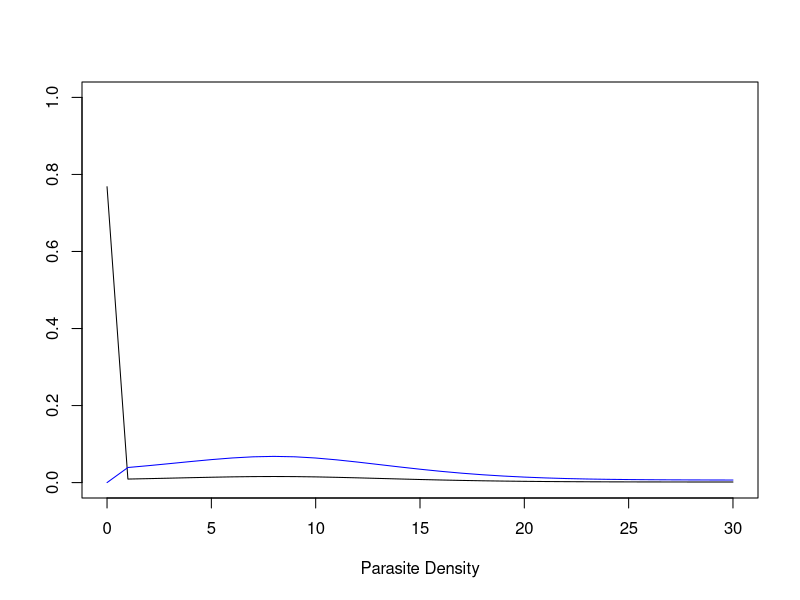
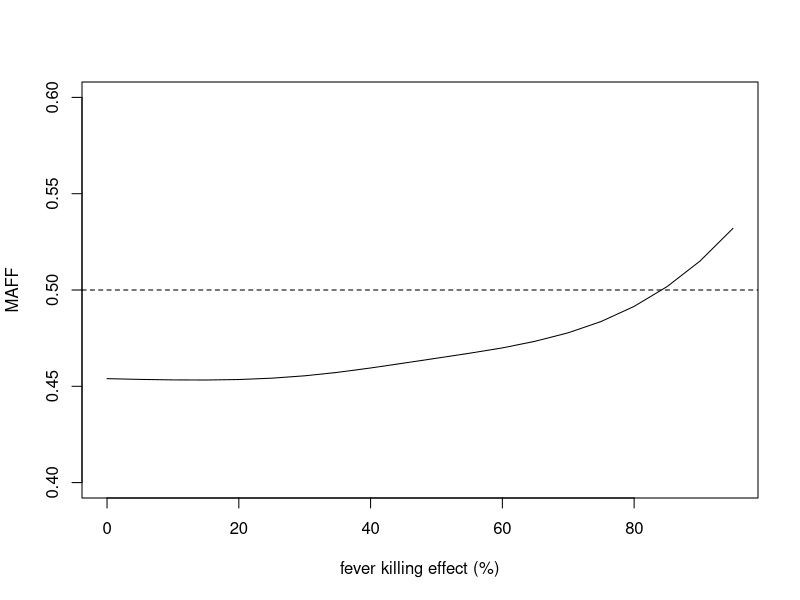

These figures' R source, in order:
library(splines)


g.alpha1=function(alpha, mat){
  alpha0=alpha[1]
  new.vec=mat%*%alpha[-1]
  phi.alpha=log(sum(exp(new.vec)))
  func.g=exp(new.vec-phi.alpha)
  func.g=as.vector(func.g)
  return(c(alpha0, (1-alpha0)*func.g))
}
g.alpha2=function(alpha,eta,d,mat){
  new.d=(d-mean(d))/sd(d)
  #new.d=d
  new.vec=mat%*%alpha+eta*new.d
  phi.alpha=log(sum(exp(new.vec)))
  func.g=exp(new.vec-phi.alpha)
  func.g=as.vector(func.g)
  return(c(0,func.g))
}

pois.err=function(x, d){
  n=length(x)
  m=length(d)
  mat=matrix(NA, nrow=n, ncol=m)
  for(i in 1:n){
    mat[i,]=dpois(x[i], lambda=d)
  }
  return(mat)
}

freq.count=function(data, x, d){
  dobs=data[,1]; yobs=data[,2]
  n=length(x)
  freq0=freq1=rep(NA, n)
  for(i in 1:(n-1)){
    freq0[i]=sum(dobs[yobs==0]>=x[i] & dobs[yobs==0]<x[i+1])
    freq1[i]=sum(dobs[yobs==1]>=x[i] & dobs[yobs==1]<x[i+1])
  }
  freq0[n]=sum(dobs[yobs==0]>x[n])
  freq1[n]=sum(dobs[yobs==1]>x[n])
  freq.mat=cbind(freq0, freq1)
  return(freq.mat)
}

penal.poisson.fke=function(par,x,d,freq.mat,mat, fke, c0){
  pois.err.mat=pois.err(x=x, d=d)
  pois.err.mat.fke=pois.err(x=x, d=d*fke)
  
  m=length(par)
  lamb=par[1]
  alpha=par[2:(m-1)]
  eta=par[m]
  
  g1=g.alpha1(alpha=alpha, mat=mat)
  g2=g.alpha2(alpha=alpha[-1], eta=eta, d=d[-1], mat=mat)
  trans.g1=pois.err.mat%*%g1
  trans.g2=pois.err.mat%*%g2
  trans.g1star=pois.err.mat.fke%*%g1
  
  freq0=freq.mat[,1]; freq1=freq.mat[,2]
  likeli.y0=sum(freq0*log(trans.g1))
  likeli.y1=sum(freq1*log(trans.g1star*(1-lamb)+trans.g2*lamb))
  likeli=likeli.y0+likeli.y1

  return(-likeli+c0*sum(abs(alpha[-1])))
}

##########################
# Data generation process:
# Sample size = 200
# P(Y^{mi}=1)=0.25 # Y^{mi} = \mathcal{M}
# P(Y^{nmi}=1)=0.2 # Y^{nmi} = \mathcal{N}
# Y^{obs}=Y^{mi}+Y^{nmi}
# P(D^{no.nmi}=0 | Y^{mi}=0) = 0.8 (q)
# Size of fever killing effect (beta)= 0.2 which means 80% fever killing effect
# True MAFF = 0.5
#############################
dataset=read.csv("simulated_dataset.csv")[,-1]
n=length(dataset[,1])

attach(dataset)
####
x.grid=sort(unique(d.obs))
theta.space=seq(0, 30, by=1)
theta.space.sub=theta.space[-1]
d.grid=theta.space

## df = number of parameters in g(x)
df=5

freq.dobs=freq.count(data=cbind(d.obs, y.obs), x=x.grid, d=d.grid)

q.mat=ns(d.grid[-1], df=df-1)
for(j in 1:length(q.mat[1,])){
  q.mat[,j]=(q.mat[,j]-mean(q.mat[,j]))/sd(q.mat[,j])
}

## When the size of fever killing effect (beta) is known. True beta is 0.2.  
t1=Sys.time()
penal.est.par=optim(rep(0.5, df+2),penal.poisson.fke, method="L-BFGS-B", lower=c(0.01, 0.01, rep(-Inf, df)), upper=c(0.99, 0.99, rep(Inf, df)), control=list(trace=TRUE), x=x.grid, d=d.grid, freq.mat=freq.dobs, mat=q.mat, fke=0.2, c0=5)

t2=Sys.time()
t2-t1
penal.est.par$par; # this output has a length of df+2. The first component is an estimate of lambdastar and the second component is an estimate of proportion of zero (i.e., q). 

## Plot the densities g1 and g2. 
plot(d.grid, g.alpha1(alpha=penal.est.par$par[2:(df+1)], mat=q.mat), type="l", ylim=c(0,1), xlab="Parasite Density", ylab="")
lines(d.grid, g.alpha2(alpha=penal.est.par$par[3:(df+1)], eta=penal.est.par$par[(df+2)], d=d.grid[-1], mat=q.mat), col="blue")

## Adjustment step for estimating MAFF(lambda) from lambstar and p.
lambstar=penal.est.par$par[1]
prob.yobs=mean(y.obs==1)
est.lamb=(lambstar*(1-prob.yobs))/(1-lambstar*prob.yobs)
est.lamb # MAFF estimate (the true MAFF is 0.5)

############
## Sensitivity analysis
## when beta is not known. 
## We investigate a range of beta. Here, we assume that beta is in (0.05, 1)
fke.vec=seq(0.05,1,by=0.05)
est.lamb=rep(NA, length(fke.vec))

for(k in 1:length(fke.vec)){
  penal.est.par=optim(rep(0.5, df+2),penal.poisson.fke, method="L-BFGS-B", lower=c(0.01, 0.01, rep(-Inf, df)), upper=c(0.99, 0.99, rep(Inf, df)), control=list(trace=TRUE), x=x.grid, d=d.grid, freq.mat=freq.dobs, mat=q.mat, fke=fke.vec[k], c0=5)
  
  lambstar=penal.est.par$par[1]
  prob.yobs=mean(y.obs==1)
  est.lamb[k]=(lambstar*(1-prob.yobs))/(1-lambstar*prob.yobs)
  print(k)
}

plot(100*(1-fke.vec), est.lamb, type="l", xlab="fever killing effect (%)", ylab="MAFF", ylim=c(0.4, 0.6))
abline(h=0.5, lty=2)
